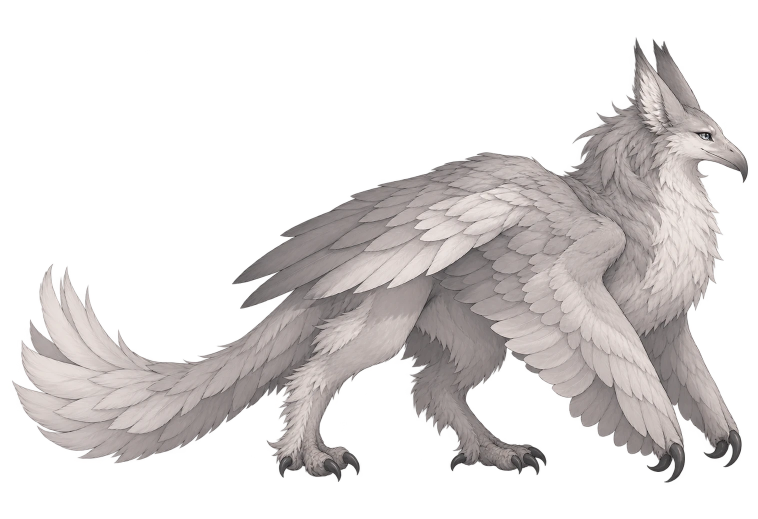
#> input picture Акссийцы-арт/attempt1_extra_wings.webp, 1516 x 1037 px (shown at 1/2 size)
$ python cut_legs.py attempt1_extra_wings.webp attempt2_front_leg.webp
#> lines starting #> are read from the running program, lines starting #| are printed output that depends on the picture; after the words box and inside, x2 and y2 are one past the last pixel; in counts of white or black regions, pixels touching at a corner belong together
import sys, math
from PIL import Image, ImageFilter
import numpy as np
src, out = sys.argv[1], sys.argv[2]
im0 = Image.open(src).convert('RGBA'); W, H = im0.size
#> further down, im0 is the input picture: PIL image 1516x1037 RGBA; mean R, G, B, A 69.6, 65.9, 65.1, 92.4
#> after `W, H = im0.size`: W = 1516; H = 1037
a = np.asarray(im0).astype(float)
alpha0 = a[:, :, 3] / 255.0
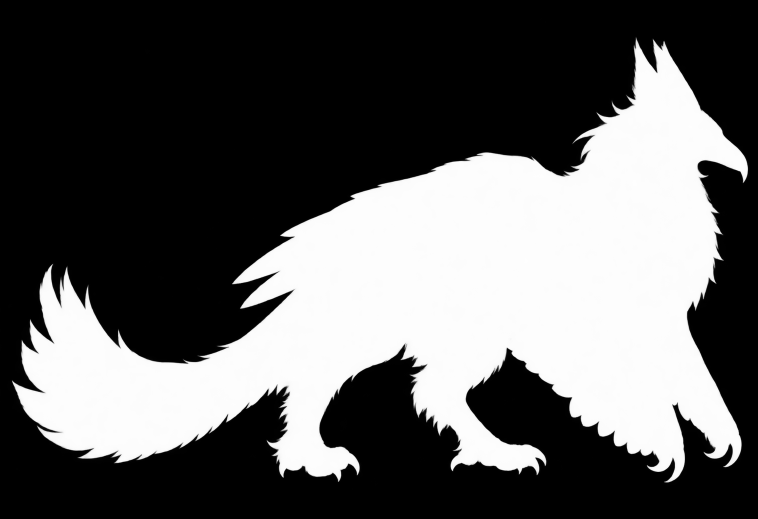
#> alpha0: shape (1037, 1516) float64 (shown at 1/2 size); min 0, max 1, mean 0.363
rng = np.random.default_rng(7)
# irregular feather tips like the drawn ones: uneven width and length, sharp points leaning back
_tip = np.zeros(4096)
x = 0
while x < 4096:
    w = int(rng.integers(9, 22)); d = float(rng.uniform(6, 17)); lean = float(rng.uniform(0.55, 0.8))
    for i in range(w):
        if x + i >= 4096: break
        u = i / w
        s = u / lean if u < lean else (1 - u) / (1 - lean)
        _tip[x + i] = d * s ** 0.7
    x += w
def tips(x):
    return _tip[x]
keep = np.ones((H, W))
X = np.arange(W)
#> X = 1516 values from 0 to 1515
def cut_below(xs, base_of):
    for x in xs:
        yb = base_of(x) + tips(x)
        y0 = int(yb)
        if y0 < H: keep[max(0, y0):, x] = 0
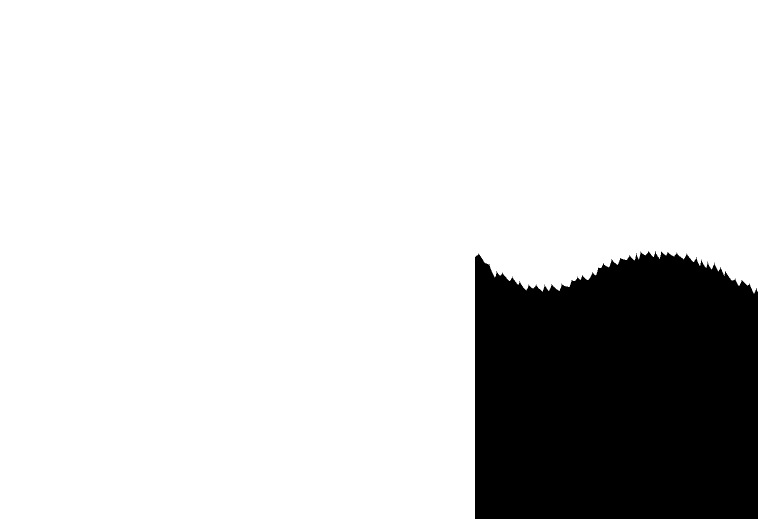
#> keep: shape (1037, 1516) float64 (shown at 1/2 size); values 0 (black) and 1 (white), 82.2% white; 1 black region, box (x1, y1, x2, y2) and area: (950, 502, 1516, 1037) 279966
# no legs at all: one smooth lower contour from the tail root over a rounded haunch, a tucked waist, to the chest
pts=[(950,505),(1000,545),(1060,570),(1120,568),(1170,550),(1225,518),(1295,502),(1365,506),(1420,524),(1480,560),(1535,586)]
def curve(x):
    for (xa,ya),(xb,yb) in zip(pts,pts[1:]):
        if xa<=x<=xb:
            u=(x-xa)/(xb-xa); u=u*u*(3-2*u)
            return ya+(yb-ya)*u
    return None
#> (the run stopped early here; a loop or call above may not have finished)

$ run again, on Акссийцы-арт/attempt3.webp
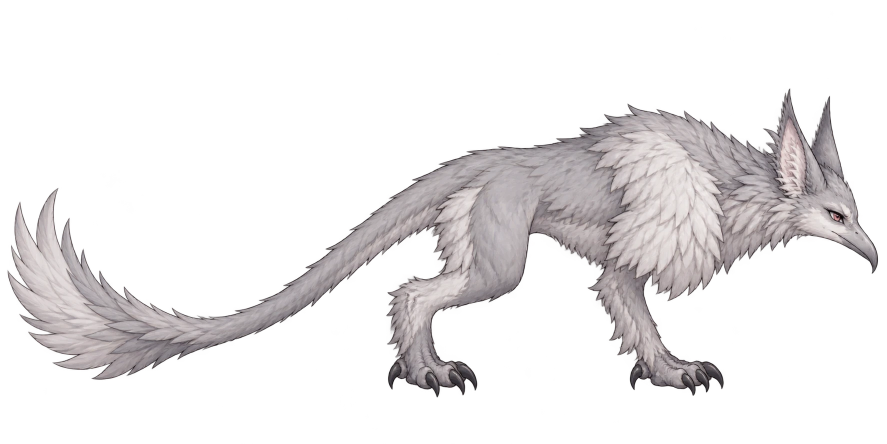
#> input picture Акссийцы-арт/attempt3.webp, 1774 x 887 px (shown at 1/2 size)
#> im0 is the input picture: PIL image 1774x887 RGBA; mean R, G, B, A 44.5, 41.8, 42.4, 59.2
#> after the loop in cut_below, `for x in xs:`:
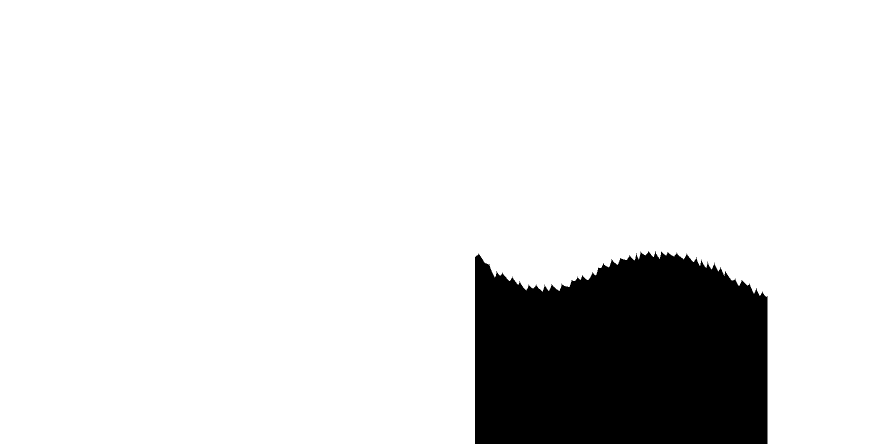
#> keep: shape (887, 1774) float64 (shown at 1/2 size); values 0 (black) and 1 (white), 87.2% white; 1 black region, box (x1, y1, x2, y2) and area: (950, 502, 1535, 887) 200720
#> `res = res.crop(res.getbbox())`:
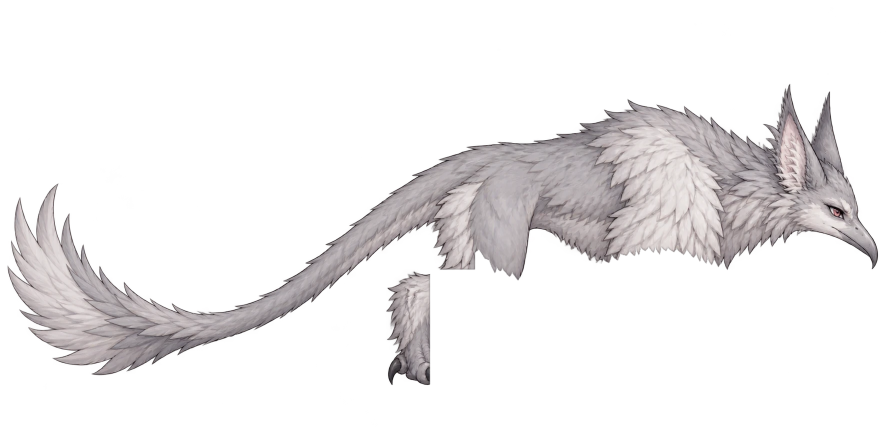
#> res: PIL image 1771x878 RGBA (shown at 1/2 size); mean R, G, B, A 44.9, 42.2, 42.9, 51.8; transparent parts drawn white
#| (1771, 878)

$ run again, on Акссийцы-арт/attempt4_best_so_far.webp
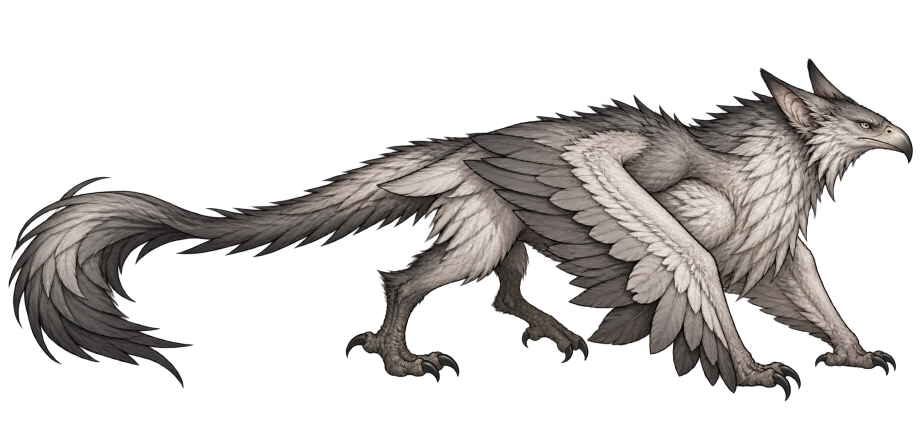
#> input picture Акссийцы-арт/attempt4_best_so_far.webp, 1840 x 854 px (shown at 1/2 size)
#> im0 is the input picture: PIL image 1840x854 RGBA; mean R, G, B, A 40.2, 37.3, 35.6, 82.4
#> after the loop in cut_below, `for x in xs:`:
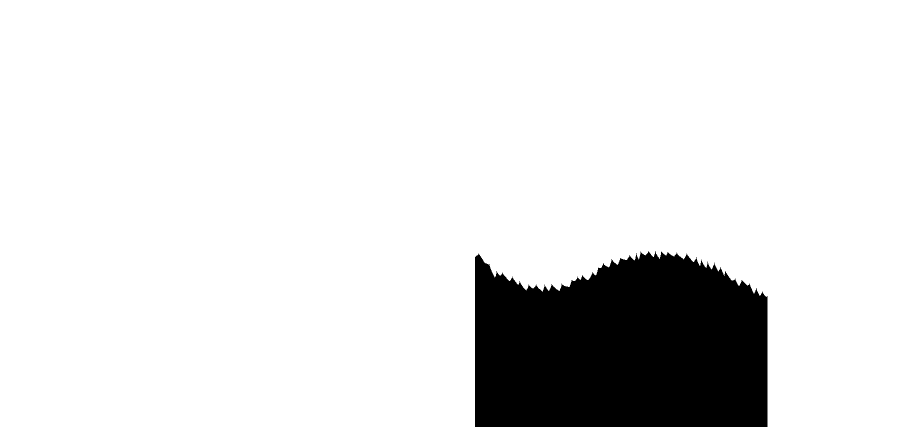
#> keep: shape (854, 1840) float64 (shown at 1/2 size); values 0 (black) and 1 (white), 88.5% white; 1 black region, box (x1, y1, x2, y2) and area: (950, 502, 1535, 854) 181415
#> `res = res.crop(res.getbbox())`:
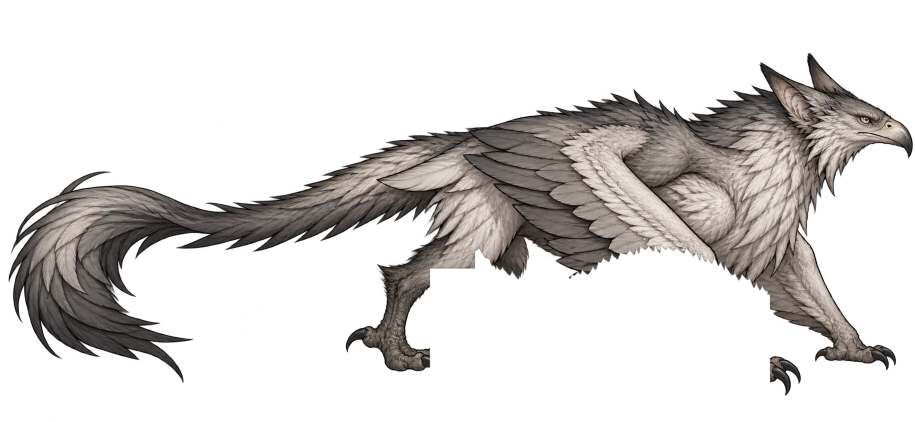
#> res: PIL image 1830x843 RGBA (shown at 1/2 size); mean R, G, B, A 40.9, 38, 36.2, 71.3; transparent parts drawn white
#| (1830, 843)

$ run again, on Акссийцы-арт/attempt5_body_no_wings.webp
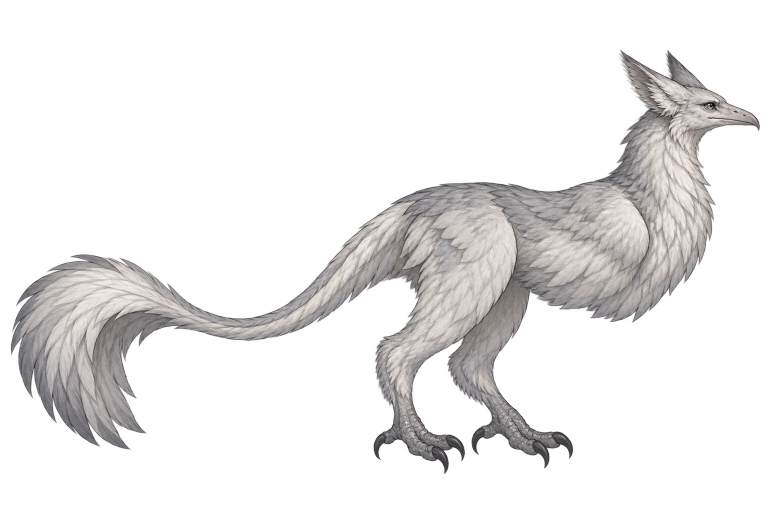
#> input picture Акссийцы-арт/attempt5_body_no_wings.webp, 1536 x 1024 px (shown at 1/2 size)
#> im0 is the input picture: PIL image 1536x1024 RGBA; mean R, G, B, A 42.5, 40.9, 40.7, 57
#> after the loop in cut_below, `for x in xs:`:
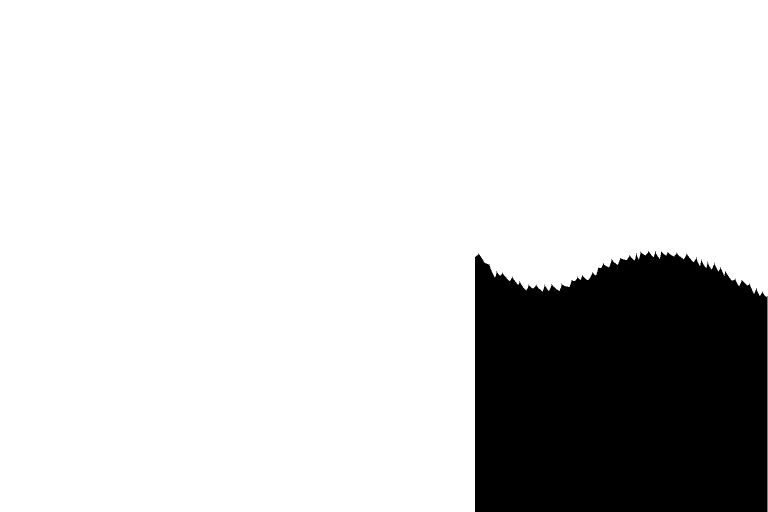
#> keep: shape (1024, 1536) float64 (shown at 1/2 size); values 0 (black) and 1 (white), 82.1% white; 1 black region, box (x1, y1, x2, y2) and area: (950, 502, 1535, 1024) 280865
#> `res = res.crop(res.getbbox())`:
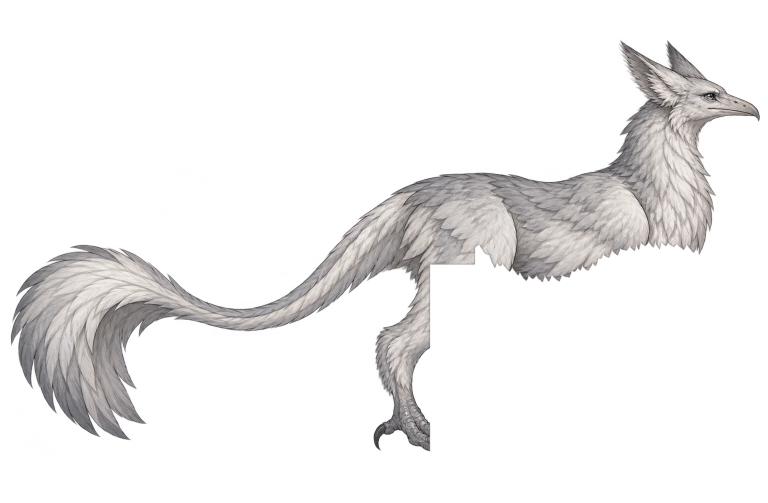
#> res: PIL image 1536x1005 RGBA (shown at 1/2 size); mean R, G, B, A 43.2, 41.6, 41.3, 46.1; transparent parts drawn white
#| (1536, 1005)
